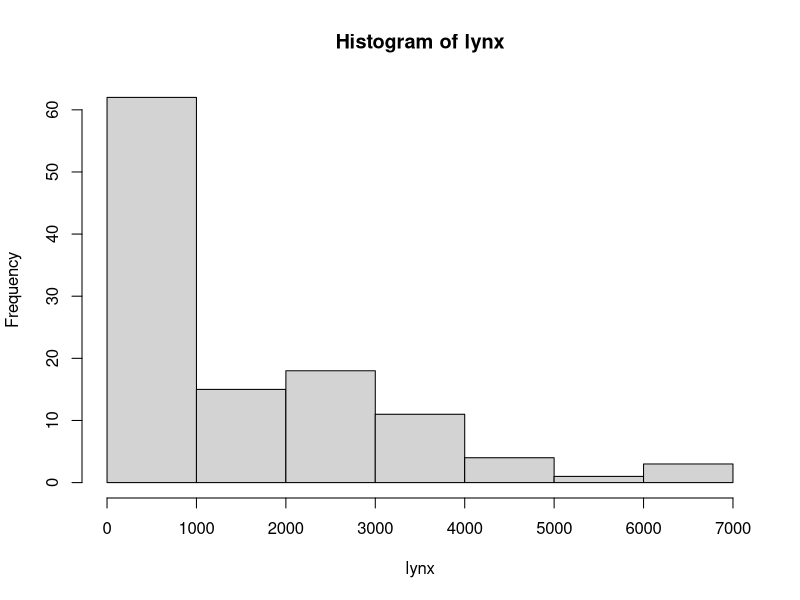
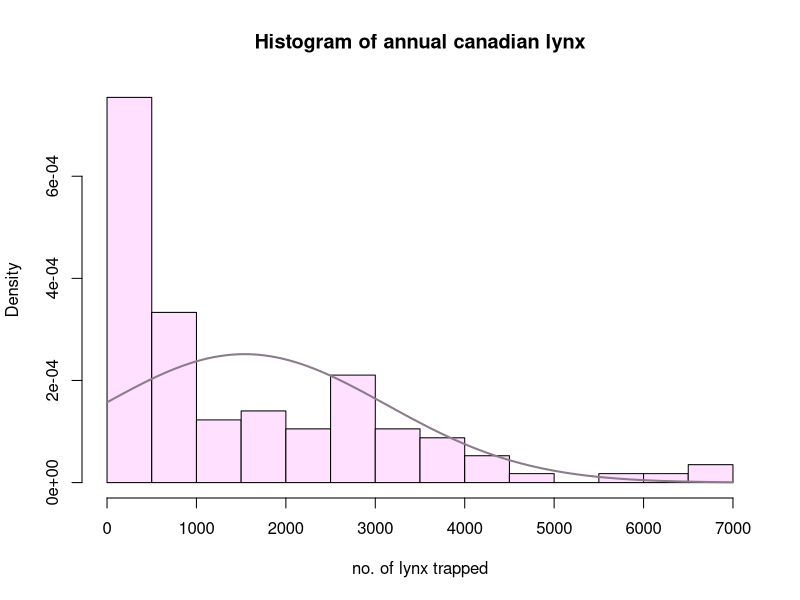

Recreate these plots in R, in order.
require('datasets')

?lynx
data <- lynx
hist(lynx)

h <- hist(
  data,
  breaks = 11,
  freq = FALSE,
  col = "thistle1",
  main = "Histogram of annual canadian lynx",
  xlab = "no. of lynx trapped"
)

curve(dnorm(x, mean=mean(data), sd=sd(lynx)), 
      col = "thistle4",
      lwd=2,
      add=TRUE
      )
